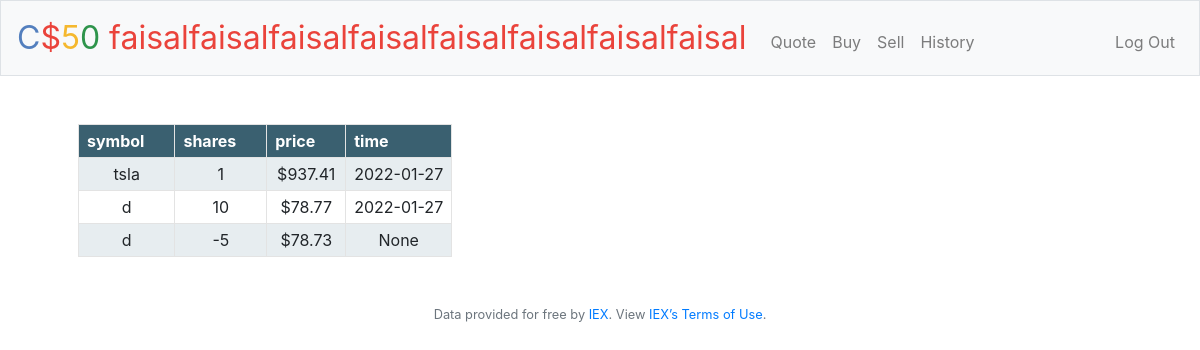
Screenshot of /history (signed in) with the database file from the repository.
### tables this page shows
CREATE TABLE 'transactions' (id INTEGER, symbol TEXT NOT NULL, shares INTEGER NOT NULL DEFAULT 0,price INTEGER NOT NULL, total INTEGER NOT NULL,'time' datetime, user_id INTEGER, PRIMARY KEY(id), FOREIGN KEY(user_id) REFEREnCES users(id));

### application.py (the view)
@app.route("/history")
@login_required
def history():
    stocks = db.execute("SELECT shares, symbol, time, price FROM transactions WHERE user_id = ?", session["user_id"])
    cash = db.execute("SELECT cash FROM users WHERE id = ?", session["user_id"])[0]["cash"]
    totals = cash
    return render_template("history.html", stocks=stocks, usd=usd)

### application.py (called while the page is built)
@app.after_request
def after_request(response):
    response.headers["Cache-Control"] = "no-cache, no-store, must-revalidate"
    response.headers["Expires"] = 0
    response.headers["Pragma"] = "no-cache"
    return response

### helpers.py (called while the page is built)
def login_required(f):
    @wraps(f)
    def decorated_function(*args, **kwargs):
        if session.get("user_id") is None:
            return redirect("/login")
        return f(*args, **kwargs)
    return decorated_function

def usd(value):
    return f"${value:,.2f}"

### templates/history.html
{% extends "layout.html" %}
{% block main %}
    <table>
        <thead>
           <tr>
               <th>symbol</th>
               <th>shares</th>
               <th>price</th>
               <th>time</th>
           </tr>
        </thead>
        <tbody>
                {% for stock in stocks %}
                <tr>
                <td>{{stock["symbol"]}}</td>
                <td>{{stock["shares"]}}</td>
                <td>{{usd(stock["price"])}}</td>
                <td>{{stock["time"]}}</td>
                </tr>
                {% endfor %}
        </tbody>
    </table>
{% endblock %}

### static/styles.css (style rules this page uses)
table { border-collapse: collapse; }
table th { text-align: left; background-color:#3a6070; color: #FFF; padding: 4px 30px 4px 8px; border: 1px solid #e3e3e3; }
table td { border: 1px solid #e3e3e3; text-align: center; padding: 4px 8px; }
table tr:nth-child(odd) td { background-color: #e7edf0; }

### rows the page displays
transactions: symbol "tsla", shares "1", price "$937.41", time "2022-01-27"
transactions: symbol "d", shares "10", price "$78.77", time "2022-01-27"
transactions: symbol "d", shares "-5", price "$78.73", time "None"
